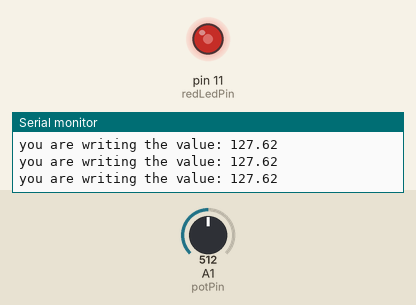
This sketch was run on a simulated Arduino Uno, built with avr-gcc and run on an emulated ATmega328P. Parts: output pins drawn as LEDs (lit = HIGH), the last lines printed to the serial monitor. Inputs (shaded band) come from the test bench; at power-on: A1 (potPin) = 512.

Above: at 1.2 s.
1.3 s: A1 (potPin) set to 410
At 2.7 s:
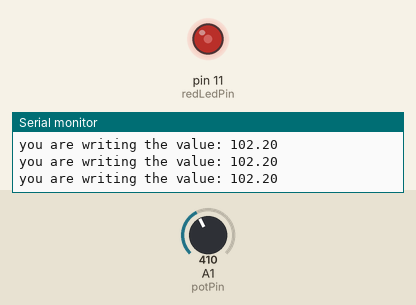
4.3 s: A1 (potPin) set to 386
At 5.5 s:
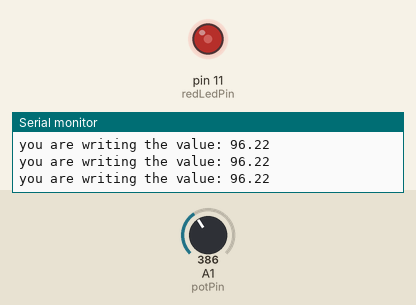
5.8 s: A1 (potPin) set to 122
At 6.3 s:
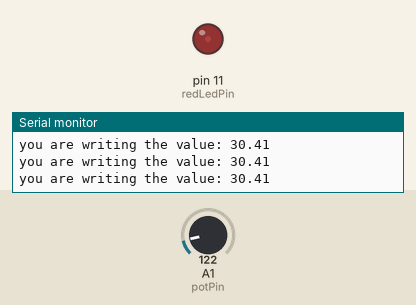
7.3 s: A1 (potPin) set to 44
At 8.1 s:
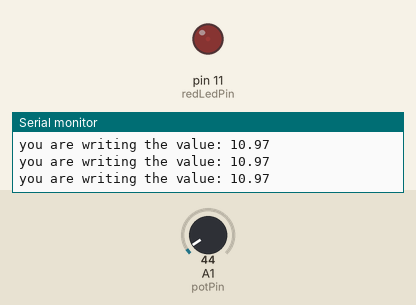
10.3 s: A1 (potPin) set to 37
At 11.7 s:
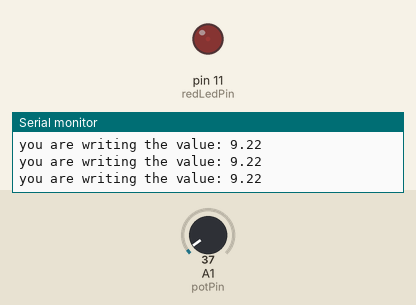
13.3 s: A1 (potPin) set to 716
At 13.6 s:
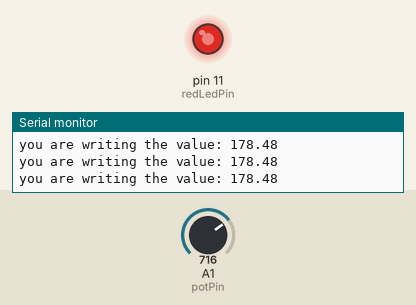
Timing chart, 0 to 15.8 s (numbered marks = the images above; inputs shaded):
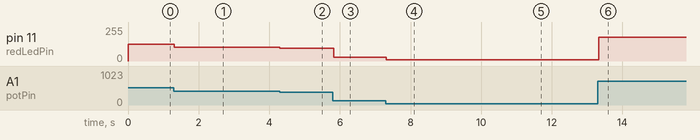

The sketch:

sketch_aug29d.ino
```cpp
// This sketch uses potentiometer to make a dimmable Led

int potPin = A1;             // Declares an int and sets it to Analogue pin A1
int redLedPin = 11;             //Declares an int and sets it to 11
int readValue;                  //Declares an int
float writeValue;              //Decalre a float variable

void setup() {
  Serial.begin(9600) ;           //Starts the serial monitor
  pinMode(A1, INPUT)  ;          //Sets pin A1 as input pin
  pinMode (redLedPin, OUTPUT) ;     //Sets int LedPin as output pin

}

void loop() {
     readValue = analogRead(potPin); //Read potentiometer value and store in an int
     writeValue = (255./1023.)*readValue;  //convert the read value into equivalent write value
     analogWrite(redLedPin,writeValue); //light up the led
     Serial.print("you are writing the value: ");
     Serial.println(writeValue);
}
```

Measured:
- after the input at 1.3 s, pin 11 (redLedPin): 127/255 → 102/255 at once
- after the input at 4.3 s, pin 11 (redLedPin): 102/255 → 96/255 at once
- after the input at 5.8 s, pin 11 (redLedPin): 96/255 → 30/255 at once
- after the input at 7.3 s, pin 11 (redLedPin): 30/255 → 10/255 at once
- after the input at 10.3 s, pin 11 (redLedPin): 10/255 → 9/255 at once
- after the input at 13.3 s, pin 11 (redLedPin): 9/255 → 178/255 at once
